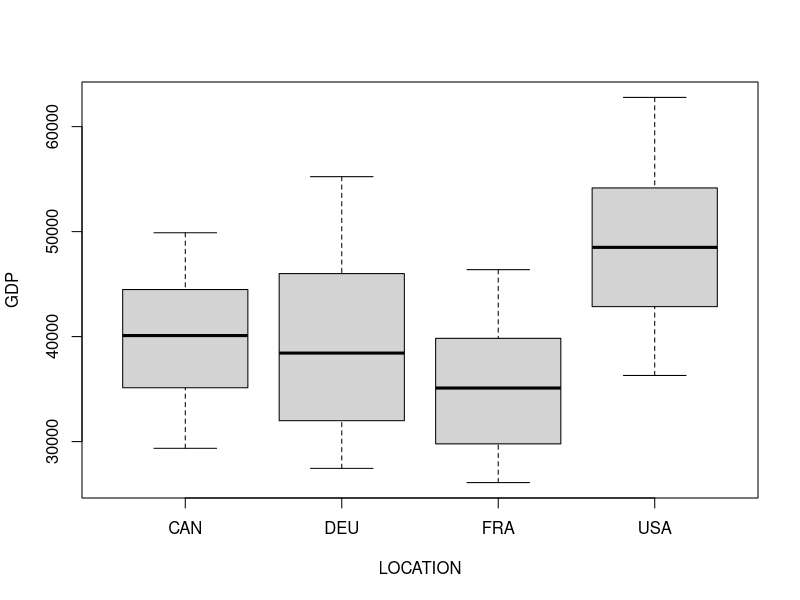
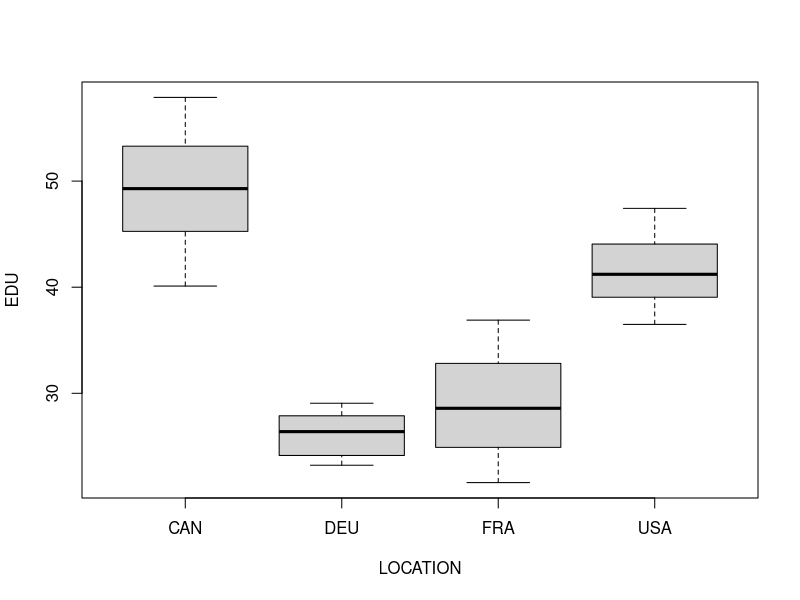
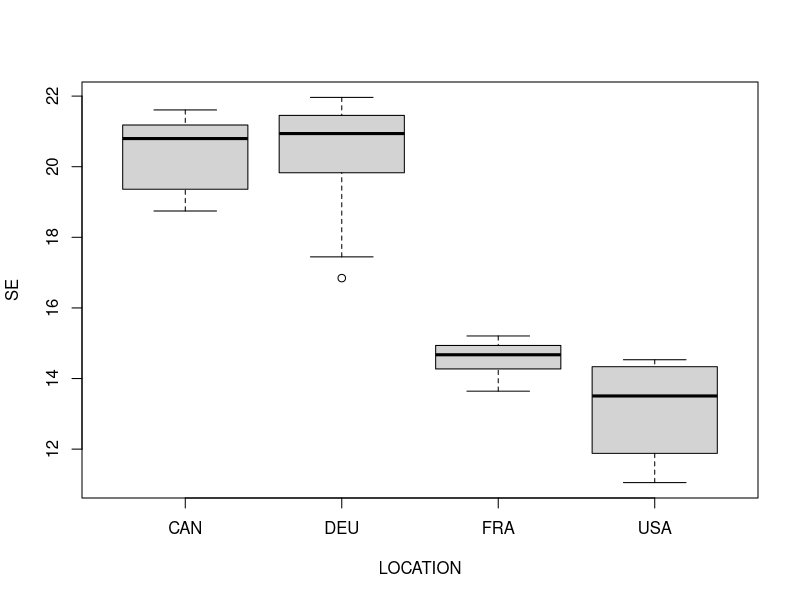
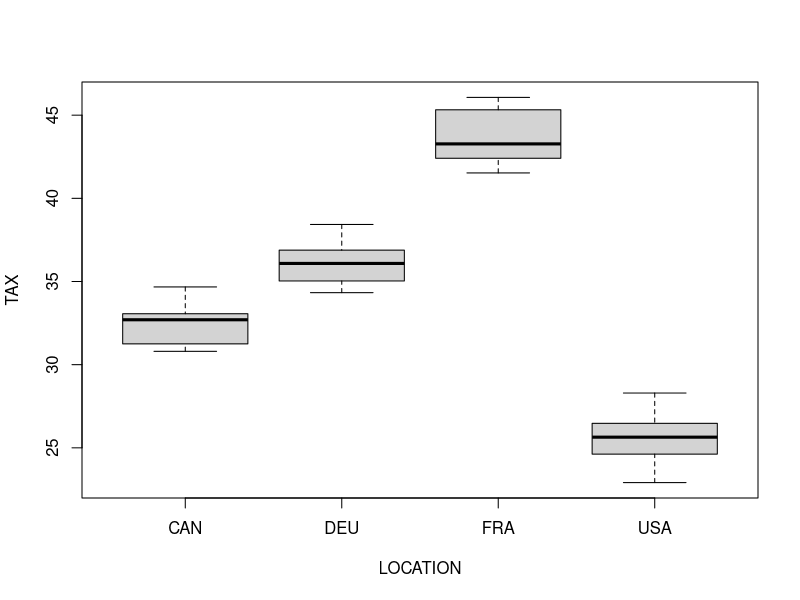
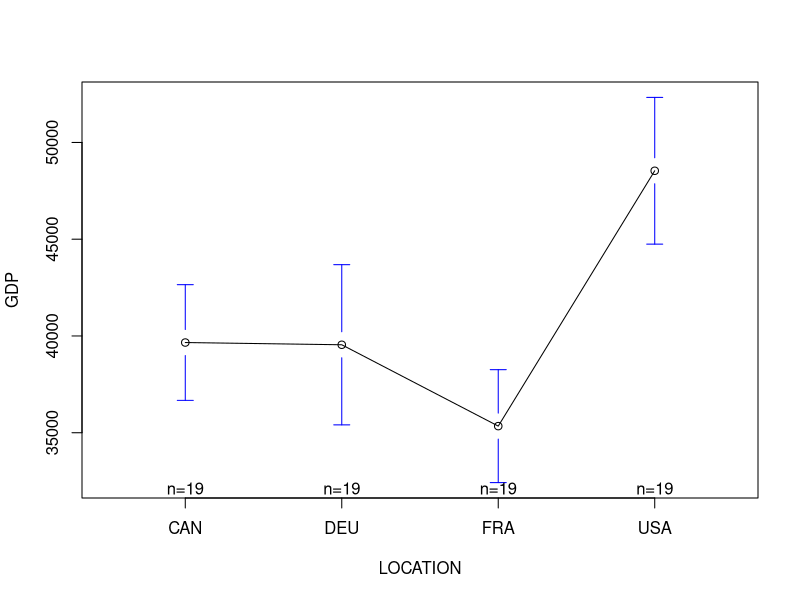
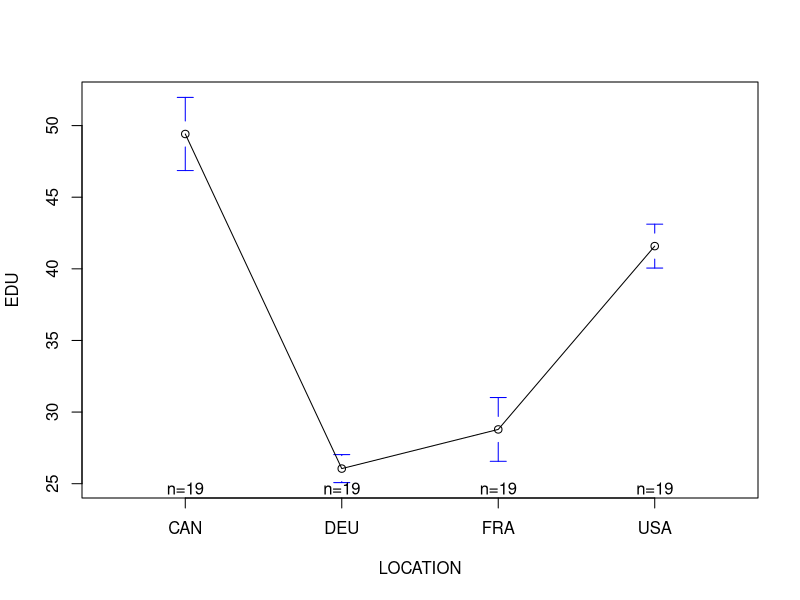
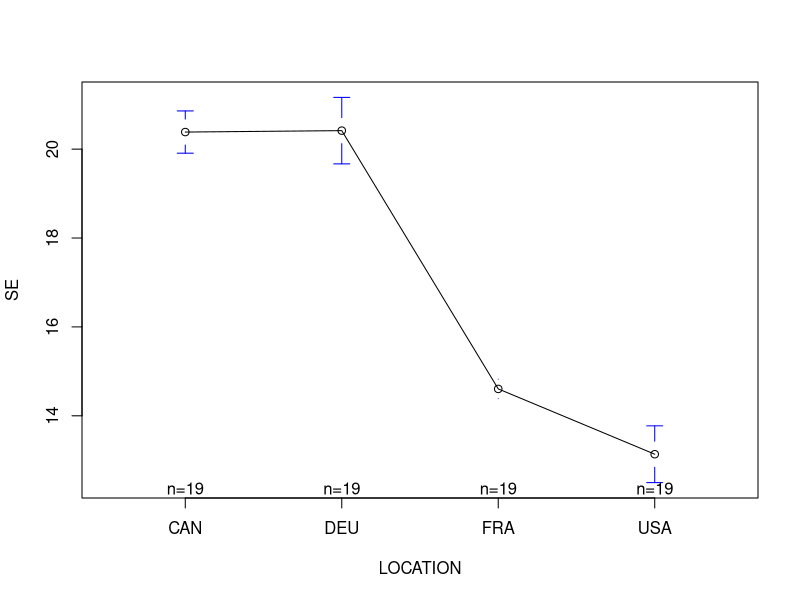
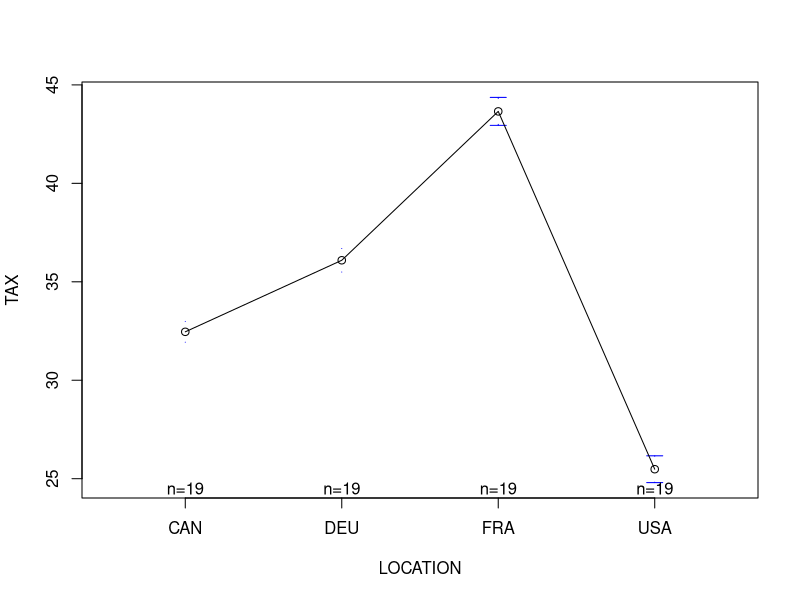

Write the R code that produced these figures, in order.
library(readxl)
library(dplyr)
library(ggplot2)
library(psych)
library(ggpubr)
library(gplots)
library(plyr)
library(car)
library(corrplot)
library(MASS)
library(caret)


#Import the data 
data <- read_excel("MC.xlsx")
colnames(data)
head(data)


#Declare factor variable and work with log GDP
data$LOCATION<-as.factor(data$LOCATION)
data$logGDP<-log(data$GDP)
head(data)
str(data)


#Does the variables differ by country?
boxplot(GDP~LOCATION, data=data) #GDP
boxplot(EDU~LOCATION, data=data) #Education
boxplot(SE~LOCATION, data=data) #Self Employment
boxplot(TAX~LOCATION, data=data) #Tax rate

plotmeans(GDP~LOCATION, data=data)
plotmeans(EDU~LOCATION, data=data)
plotmeans(SE~LOCATION, data=data)
plotmeans(TAX~LOCATION, data=data)


#Are measurements equal? F test
summary(aov(GDP ~ LOCATION, data=data))
summary(aov(EDU ~ LOCATION, data=data))
summary(aov(SE ~ LOCATION, data=data))
summary(aov(TAX ~ LOCATION, data=data))

#Descriptive statistics
describeBy(data, group = data$LOCATION)


#Split the data 
CAN<-data[data$LOCATION=="CAN",]
FRA<-data[data$LOCATION=="FRA",]
USA<-data[data$LOCATION=="USA",]
DEU<-data[data$LOCATION=="DEU",]


#Graphs per country - GDP trend
ggplot(data=CAN, aes(x=TIME, y=GDP, group=1)) +
  geom_line(color="red")+
  ggtitle("GDP of CANADA (2000-2018)")+
  geom_point()

ggplot(data=FRA, aes(x=TIME, y=GDP, group=1)) +
  geom_line(color="red")+
  ggtitle("GDP of FRANCE (2000-2018)")+
  geom_point()

ggplot(data=DEU, aes(x=TIME, y=GDP, group=1)) +
  geom_line(color="red")+
  ggtitle("GDP of GERMANY (2000-2018)")+
  geom_point()

ggplot(data=USA, aes(x=TIME, y=GDP, group=1)) +
  geom_line(color="red")+
  ggtitle("GDP of USA (2000-2018)")+
  geom_point()


#Normality tests - GDP
ggqqplot(CAN$logGDP, title = "Q-Q plot: GDP")
ggqqplot(FRA$logGDP, title = "Q-Q plot: GDP")
ggqqplot(DEU$logGDP, title = "Q-Q plot: GDP")
ggqqplot(USA$logGDP, title = "Q-Q plot: GDP")

#Normality tests - EDU
ggqqplot(CAN$EDU, title = "Q-Q plot: EDU")
ggqqplot(FRA$EDU, title = "Q-Q plot: EDU")
ggqqplot(DEU$EDU, title = "Q-Q plot: EDU")
ggqqplot(USA$EDU, title = "Q-Q plot: EDU")

#Normality tests - SE
ggqqplot(CAN$SE, title = "Q-Q plot: SE")
ggqqplot(FRA$SE, title = "Q-Q plot: SE")
ggqqplot(DEU$SE, title = "Q-Q plot: SE") #does not seem normal
ggqqplot(USA$SE, title = "Q-Q plot: SE")

#Normality tests - TAX
ggqqplot(CAN$TAX, title = "Q-Q plot: TAX")
ggqqplot(FRA$TAX, title = "Q-Q plot: TAX")
ggqqplot(DEU$TAX, title = "Q-Q plot: TAX") 
ggqqplot(USA$TAX, title = "Q-Q plot: TAX")


#Scatterplot GDP and EDU relation
plot(logGDP~EDU, col="darkgreen", pch=19, cex=1,data=CAN)
plot(logGDP~EDU, col="darkgreen", pch=19, cex=1,data=FRA)
plot(logGDP~EDU, col="darkgreen", pch=19, cex=1,data=DEU)
plot(logGDP~EDU, col="darkgreen", pch=19, cex=1,data=USA)

#Scatterplot GDP and SE relation
plot(logGDP~SE, col="darkgreen", pch=19, cex=1,data=CAN)
plot(logGDP~SE, col="darkgreen", pch=19, cex=1,data=FRA)
plot(logGDP~SE, col="darkgreen", pch=19, cex=1,data=DEU)
plot(logGDP~SE, col="darkgreen", pch=19, cex=1,data=USA)

#Scatterplot GDP and TAX relation
plot(logGDP~TAX, col="darkgreen", pch=19, cex=1,data=CAN)
plot(logGDP~TAX, col="darkgreen", pch=19, cex=1,data=FRA)
plot(logGDP~TAX, col="darkgreen", pch=19, cex=1,data=DEU)
plot(logGDP~TAX, col="darkgreen", pch=19, cex=1,data=USA)


#Correlation Matrixes
rCAN<-cor(CAN[c('GDP','EDU','SE','TAX')])
round(rCAN,2)
corrplot(rCAN, type = "upper", tl.col = "black", tl.srt = 45)

rFRA<-cor(FRA[c('GDP','EDU','SE','TAX')])
round(rFRA,2)
corrplot(rFRA, type = "upper", tl.col = "black", tl.srt = 45)

rDEU<-cor(DEU[c('GDP','EDU','SE','TAX')])
round(rDEU,2)
corrplot(rDEU, type = "upper", tl.col = "black", tl.srt = 45)

rUSA<-cor(USA[c('GDP','EDU','SE','TAX')])
round(rUSA,2)
corrplot(rUSA, type = "upper", tl.col = "black", tl.srt = 45)

#Correlation Matrix
scatterplotMatrix(data, regLine = TRUE)



#Drop TIME and LOCATION from subsets
CAN<-CAN[,3:7]
FRA<-FRA[,3:7]
DEU<-DEU[,3:7]
USA<-USA[,3:7]


#Split data into training and test sets
set.seed(1)
train_obs_CAN<-CAN$logGDP %>% createDataPartition(p = 0.8, list = FALSE)
train_CAN <- CAN[train_obs_CAN, ]
test_CAN <- CAN[-train_obs_CAN, ]

train_obs_FRA<-FRA$logGDP %>% createDataPartition(p = 0.8, list = FALSE)
train_FRA <- FRA[train_obs_FRA, ]
test_FRA <- FRA[-train_obs_FRA, ]

train_obs_DEU<-DEU$logGDP %>% createDataPartition(p = 0.8, list = FALSE)
train_DEU <- DEU[train_obs_DEU, ]
test_DEU <- DEU[-train_obs_DEU, ]

train_obs_USA<-USA$logGDP %>% createDataPartition(p = 0.8, list = FALSE)
train_USA <- USA[train_obs_USA, ]
test_USA <- USA[-train_obs_USA, ]


#Fit models
#1) logGDP~EDU This is the reference model
#2) logGDP~EDU+SE+TAX Full model
#3) logGDP~EDU+SE^(2)+TAX*EDU
#4) Piecewise selection


#CANADA
CAN1 <-lm(logGDP~EDU, data = train_CAN)
summary(CAN1)
confint(CAN1)
shapiro.test(CAN1$residuals)
ggqqplot(CAN1$residuals)

CAN2 <-lm(logGDP~EDU+SE+TAX, data=train_CAN)
summary(CAN2)
confint(CAN2)
shapiro.test(CAN2$residuals)
ggqqplot(CAN2$residuals)
vif(CAN2)
sqrt(vif(CAN2)) > 2

CAN3 <-lm(logGDP~EDU+poly(SE,2)+TAX:EDU, data=train_CAN)
summary(CAN3)
confint(CAN3)
shapiro.test(CAN3$residuals)
ggqqplot(CAN3$residuals)
vif(CAN3, type='predictor')
sqrt(vif(CAN3)) > 2

CAN4 <-stepAIC(CAN2, direction = "both",trace = FALSE, k=2)
summary(CAN4)
confint(CAN4)
shapiro.test(CAN4$residuals)
ggqqplot(CAN4$residuals)
vif(CAN4)
sqrt(vif(CAN4)) > 2

#Test models
pred_CAN1 <- CAN1 %>% predict(test_CAN)
pCAN1<-data.frame(R_squared = R2(pred_CAN1, test_CAN$logGDP),
           RMSE = RMSE(pred_CAN1, test_CAN$logGDP),
           MAE = MAE(pred_CAN1, test_CAN$logGDP))

pred_CAN2 <- CAN2 %>% predict(test_CAN)
pCAN2<-data.frame(R_squared = R2(pred_CAN2, test_CAN$logGDP),
           RMSE = RMSE(pred_CAN2, test_CAN$logGDP),
           MAE = MAE(pred_CAN2, test_CAN$logGDP))

pred_CAN3 <- CAN3 %>% predict(test_CAN)
pCAN3<-data.frame(R_squared = R2(pred_CAN3, test_CAN$logGDP),
           RMSE = RMSE(pred_CAN3, test_CAN$logGDP),
           MAE = MAE(pred_CAN3, test_CAN$logGDP))

pred_CAN4 <- CAN4 %>% predict(test_CAN)
pCAN4<-data.frame(R_squared = R2(pred_CAN4, test_CAN$logGDP),
           RMSE = RMSE(pred_CAN4, test_CAN$logGDP),
           MAE = MAE(pred_CAN4, test_CAN$logGDP))

results_CAN <-c("Model 1"=pCAN1$RMSE,
                "Model 2"=pCAN2$RMSE,
                "Model 3"=pCAN3$RMSE,
                "Model 4"=pCAN4$RMSE)

round(results_CAN,3)
min(results_CAN)

#Best model is CAN4: lowest RMSE



#FRANCE
FRA1 <-lm(logGDP~EDU, data = train_FRA)
summary(FRA1)
confint(FRA1)
shapiro.test(FRA1$residuals)
ggqqplot(FRA1$residuals)

FRA2 <-lm(logGDP~EDU+SE+TAX, data=train_FRA)
summary(FRA2)
confint(FRA2)
shapiro.test(FRA2$residuals)
ggqqplot(FRA2$residuals)
vif(FRA2)
sqrt(vif(FRA2)) > 2

FRA3 <-lm(logGDP~EDU+poly(SE,2)+TAX:EDU, data=train_FRA)
summary(FRA3)
confint(FRA3)
shapiro.test(FRA3$residuals)
ggqqplot(FRA3$residuals)
vif(FRA3, type='predictor')
sqrt(vif(FRA3)) > 2

FRA4 <-stepAIC(FRA2, direction = "both",trace = FALSE, k=2)
summary(FRA4)
confint(FRA4)
shapiro.test(FRA4$residuals)
ggqqplot(FRA4$residuals)
vif(FRA4)
sqrt(vif(FRA4)) > 2

#Test models
pred_FRA1 <- FRA1 %>% predict(test_FRA)
pFRA1<-data.frame(R_squared = R2(pred_FRA1, test_FRA$logGDP),
                  RMSE = RMSE(pred_FRA1, test_FRA$logGDP),
                  MAE = MAE(pred_FRA1, test_FRA$logGDP))

pred_FRA2 <- FRA2 %>% predict(test_FRA)
pFRA2<-data.frame(R_squared = R2(pred_FRA2, test_FRA$logGDP),
                  RMSE = RMSE(pred_FRA2, test_FRA$logGDP),
                  MAE = MAE(pred_FRA2, test_FRA$logGDP))

pred_FRA3 <- FRA3 %>% predict(test_FRA)
pFRA3<-data.frame(R_squared = R2(pred_FRA3, test_FRA$logGDP),
                  RMSE = RMSE(pred_FRA3, test_FRA$logGDP),
                  MAE = MAE(pred_FRA3, test_FRA$logGDP))

pred_FRA4 <- FRA4 %>% predict(test_FRA)
pFRA4<-data.frame(R_squared = R2(pred_FRA4, test_FRA$logGDP),
                  RMSE = RMSE(pred_FRA4, test_FRA$logGDP),
                  MAE = MAE(pred_FRA4, test_FRA$logGDP))

results_FRA <-c("Model 1"=pFRA1$RMSE,
                "Model 2"=pFRA2$RMSE,
                "Model 3"=pFRA3$RMSE,
                "Model 4"=pFRA4$RMSE)

round(results_FRA,4)
min(results_FRA)

#Best model is FRA3: lowest RMSE


#GERMANY
DEU1 <-lm(logGDP~EDU, data = train_DEU)
summary(DEU1)
confint(DEU1)
shapiro.test(DEU1$residuals)
ggqqplot(DEU1$residuals)

DEU2 <-lm(logGDP~EDU+SE+TAX, data=train_DEU)
summary(DEU2)
confint(DEU2)
shapiro.test(DEU2$residuals)
ggqqplot(DEU2$residuals)
vif(DEU2)
sqrt(vif(DEU2)) > 2

DEU3 <-lm(logGDP~EDU+poly(SE,2)+TAX:EDU, data=train_DEU)
summary(DEU3)
confint(DEU3)
shapiro.test(DEU3$residuals)
ggqqplot(DEU3$residuals)
vif(DEU3, type='predictor')
sqrt(vif(DEU3)) > 2

DEU4 <-stepAIC(DEU2, direction = "both",trace = FALSE, k=2)
summary(DEU4)
confint(DEU4)
shapiro.test(DEU4$residuals)
ggqqplot(DEU4$residuals)
vif(DEU4)
sqrt(vif(DEU4)) > 2

#Test models
pred_DEU1 <- DEU1 %>% predict(test_DEU)
pDEU1<-data.frame(R_squared = R2(pred_DEU1, test_DEU$logGDP),
                  RMSE = RMSE(pred_DEU1, test_DEU$logGDP),
                  MAE = MAE(pred_DEU1, test_DEU$logGDP))

pred_DEU2 <- DEU2 %>% predict(test_DEU)
pDEU2<-data.frame(R_squared = R2(pred_DEU2, test_DEU$logGDP),
                  RMSE = RMSE(pred_DEU2, test_DEU$logGDP),
                  MAE = MAE(pred_DEU2, test_DEU$logGDP))

pred_DEU3 <- DEU3 %>% predict(test_DEU)
pDEU3<-data.frame(R_squared = R2(pred_DEU3, test_DEU$logGDP),
                  RMSE = RMSE(pred_DEU3, test_DEU$logGDP),
                  MAE = MAE(pred_DEU3, test_DEU$logGDP))

pred_DEU4 <- DEU4 %>% predict(test_DEU)
pDEU4<-data.frame(R_squared = R2(pred_DEU4, test_DEU$logGDP),
                  RMSE = RMSE(pred_DEU4, test_DEU$logGDP),
                  MAE = MAE(pred_DEU4, test_DEU$logGDP))

results_DEU <-c("Model 1"=pDEU1$RMSE,
                "Model 2"=pDEU2$RMSE,
                "Model 3"=pDEU3$RMSE,
                "Model 4"=pDEU4$RMSE)

round(results_DEU,2)
min(results_DEU)

#Best model is DEU4: lowest RMSE



#USA
USA1 <-lm(logGDP~EDU, data = train_USA)
summary(USA1)
confint(USA1)
shapiro.test(USA1$residuals)
ggqqplot(USA1$residuals)

USA2 <-lm(logGDP~EDU+SE+TAX, data=train_USA)
summary(USA2)
confint(USA2)
shapiro.test(USA2$residuals)
ggqqplot(USA2$residuals)
vif(USA2)
sqrt(vif(USA2)) > 2

USA3 <-lm(logGDP~EDU+poly(SE,2)+TAX:EDU, data=train_USA)
summary(USA3)
confint(USA3)
shapiro.test(USA3$residuals)
ggqqplot(USA3$residuals)
vif(USA3, type='predictor')
sqrt(vif(USA3)) > 2

USA4 <-stepAIC(USA2, direction = "both",trace = FALSE, k=2)
summary(USA4)
confint(USA4)
shapiro.test(USA4$residuals)
ggqqplot(USA4$residuals)
vif(USA4)
sqrt(vif(USA4)) > 2

#Test models
pred_USA1 <- USA1 %>% predict(test_USA)
pUSA1<-data.frame(R_squared = R2(pred_USA1, test_USA$logGDP),
                  RMSE = RMSE(pred_USA1, test_USA$logGDP),
                  MAE = MAE(pred_USA1, test_USA$logGDP))

pred_USA2 <- USA2 %>% predict(test_USA)
pUSA2<-data.frame(R_squared = R2(pred_USA2, test_USA$logGDP),
                  RMSE = RMSE(pred_USA2, test_USA$logGDP),
                  MAE = MAE(pred_USA2, test_USA$logGDP))

pred_USA3 <- USA3 %>% predict(test_USA)
pUSA3<-data.frame(R_squared = R2(pred_USA3, test_USA$logGDP),
                  RMSE = RMSE(pred_USA3, test_USA$logGDP),
                  MAE = MAE(pred_USA3, test_USA$logGDP))

pred_USA4 <- USA4 %>% predict(test_USA)
pUSA4<-data.frame(R_squared = R2(pred_USA4, test_USA$logGDP),
                  RMSE = RMSE(pred_USA4, test_USA$logGDP),
                  MAE = MAE(pred_USA4, test_USA$logGDP))

results_USA <-c("Model 1"=pUSA1$RMSE,
                "Model 2"=pUSA2$RMSE,
                "Model 3"=pUSA3$RMSE,
                "Model 4"=pUSA4$RMSE)

round(results_USA,2)
min(results_USA)

#Best model is USA1: lowest RMSE
